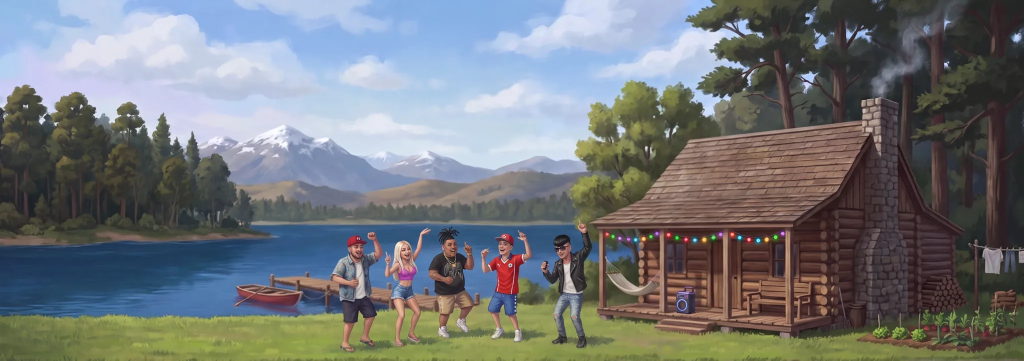
#> input picture public/escenarios/rene-cabana/liviano/fondo.webp, 2048 x 721 px (shown at 1/2 size)
$ python -i escenario_liviano.py   (imports and definitions only)
#> lines starting #> are read from the running program, lines starting #| are printed output that depends on the picture
"""Achica los escenarios para que el juego descargue menos.

Uso:
  python herramientas/escenario_liviano.py public/escenarios/pablito-calle public/titulo ...

Por cada carpeta con escenario.json:
  - El video de fondo HD queda en 2208 px de ancho (antes 2944): casi no se nota y pesa
    unas 5 veces menos. La escala de la capa se ajusta para que ocupe lo mismo.
  - Crea liviano/ con todas las imágenes y el video a la mitad (para celulares), y en
    cada capa del JSON agrega "liviano": {"src"|"video"|"frames": ..., "scale": ...}.
Se puede volver a correr: lo que ya está achicado no se vuelve a comprimir. armar_escenario.py lo corre solo al
final con rehacer=True (borra liviano/ y lo hace de nuevo desde lo recién armado, así nunca queda viejo).
"""

import json
import shutil
import subprocess
import sys
from pathlib import Path

from PIL import Image

ANCHO_HD = 2208
CRF_HD = 27
CRF_LIVIANO = 28


# [16 lines left out: functions video, ancho_video, not called in this run]


def imagen_mitad(origen: Path, destino: Path) -> float:
#> called with destino = 'out.png'
    img = Image.open(origen)
#> img is the input picture: PIL image 2048x721 RGB; mean R, G, B 114.9, 118.6, 121.2
    w, h = max(1, round(img.width / 2)), max(1, round(img.height / 2))
#> w = 1024; h = 360
    if img.mode == "RGBA":
        chica = img.convert("RGBa").resize((w, h), Image.LANCZOS).convert("RGBA")
    else:
        chica = img.convert("RGB").resize((w, h), Image.LANCZOS)
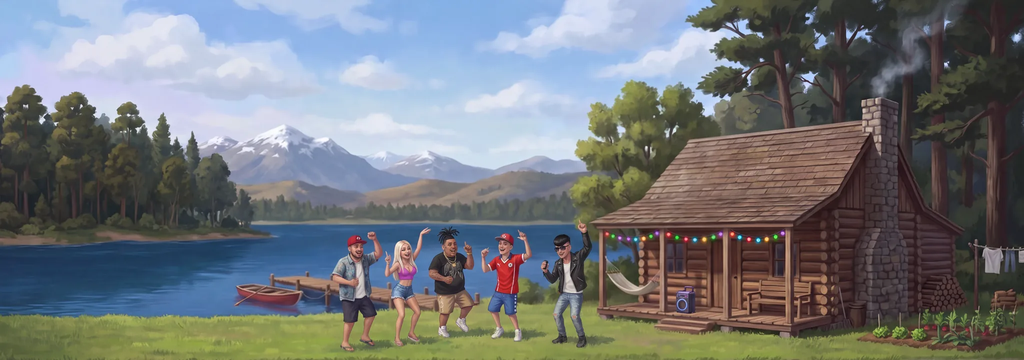
#> chica: PIL image 1024x360 RGB; mean R, G, B 114.9, 118.6, 121.2
    chica.save(destino, quality=82, method=6)
    return img.width / w


# [36 lines left out: function achicar, not called in this run]


# [4 lines not run here, left out]

>>> result = imagen_mitad('../public/escenarios/rene-cabana/liviano/fondo.webp', 'out.png')
#> result = 2
